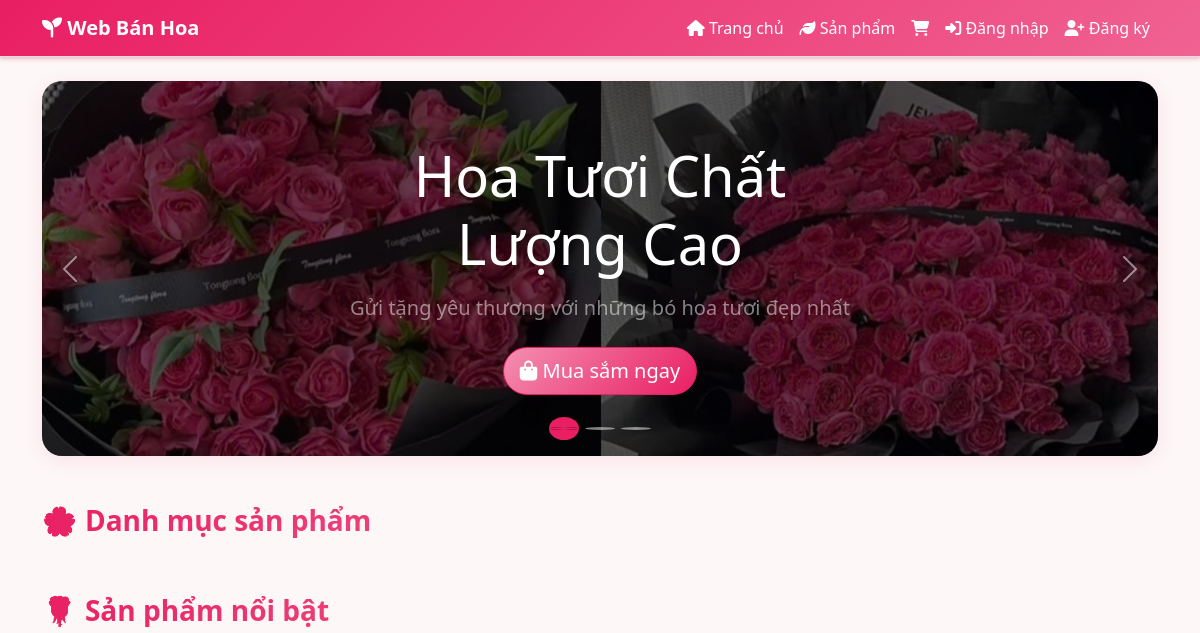
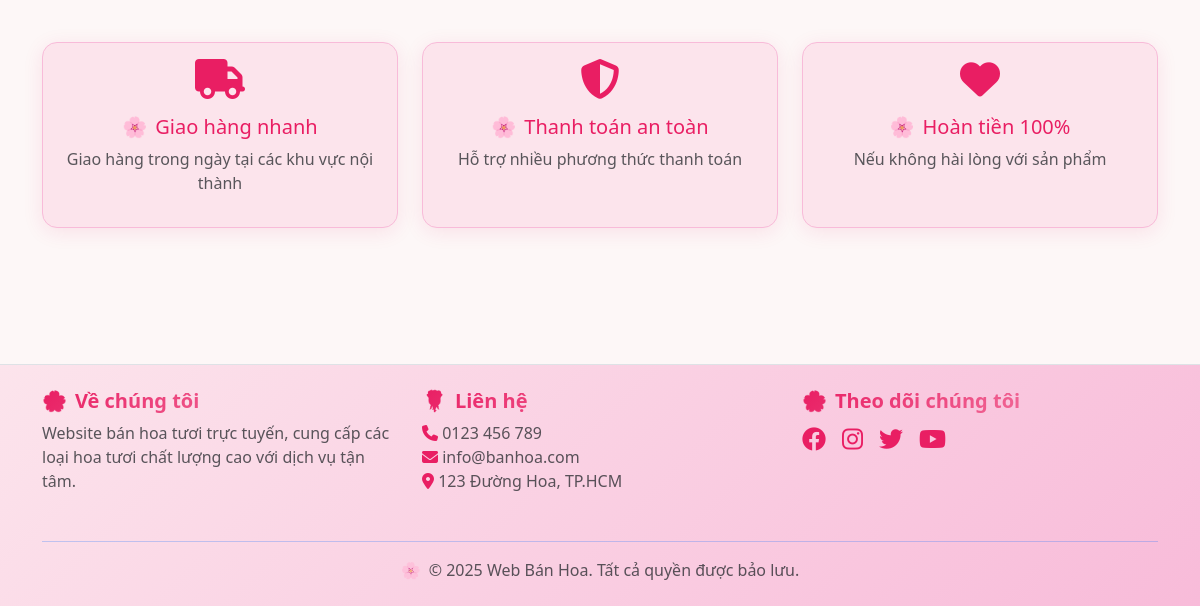
The app's page /, older data (2 pictures, top to bottom).
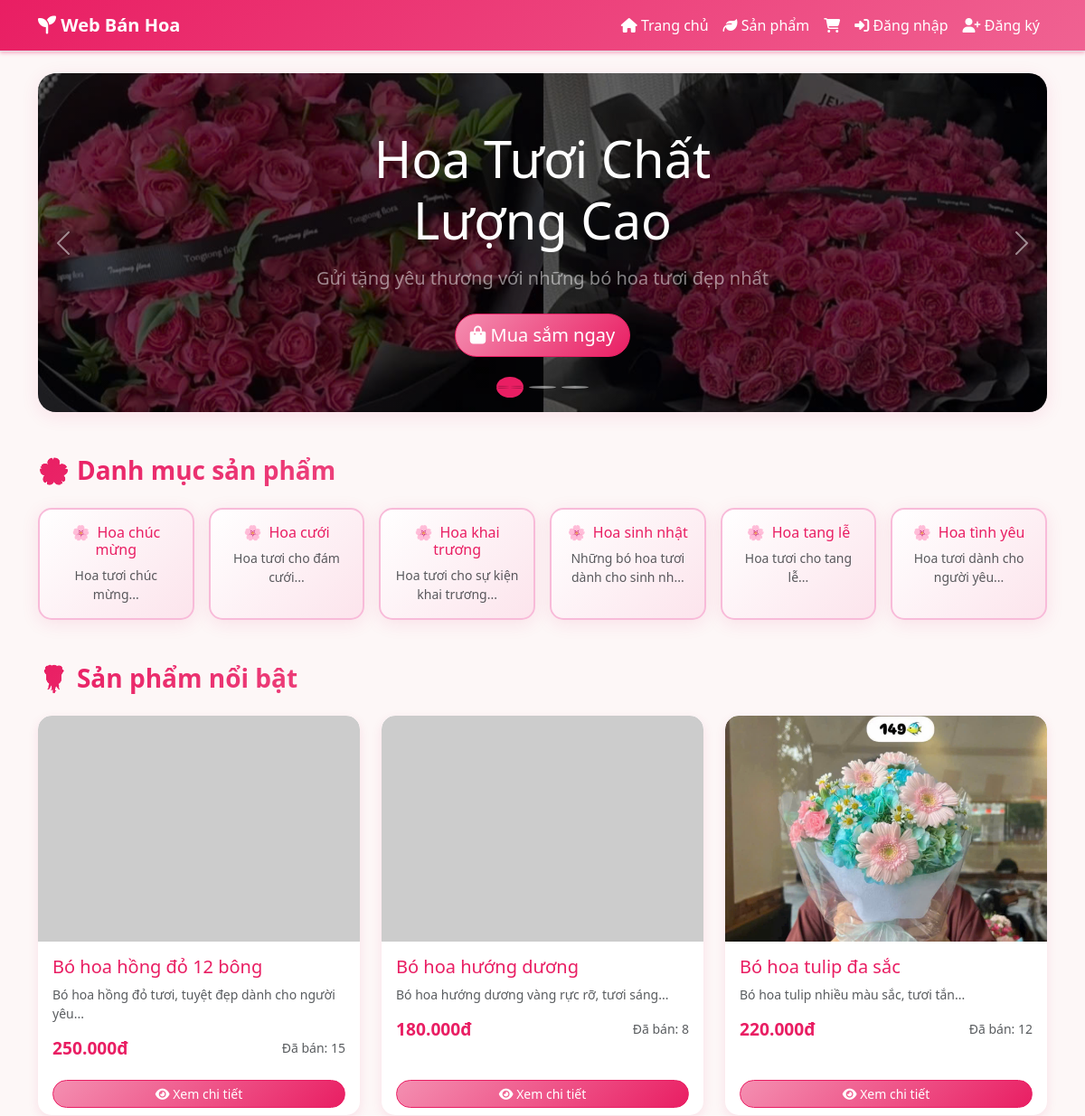
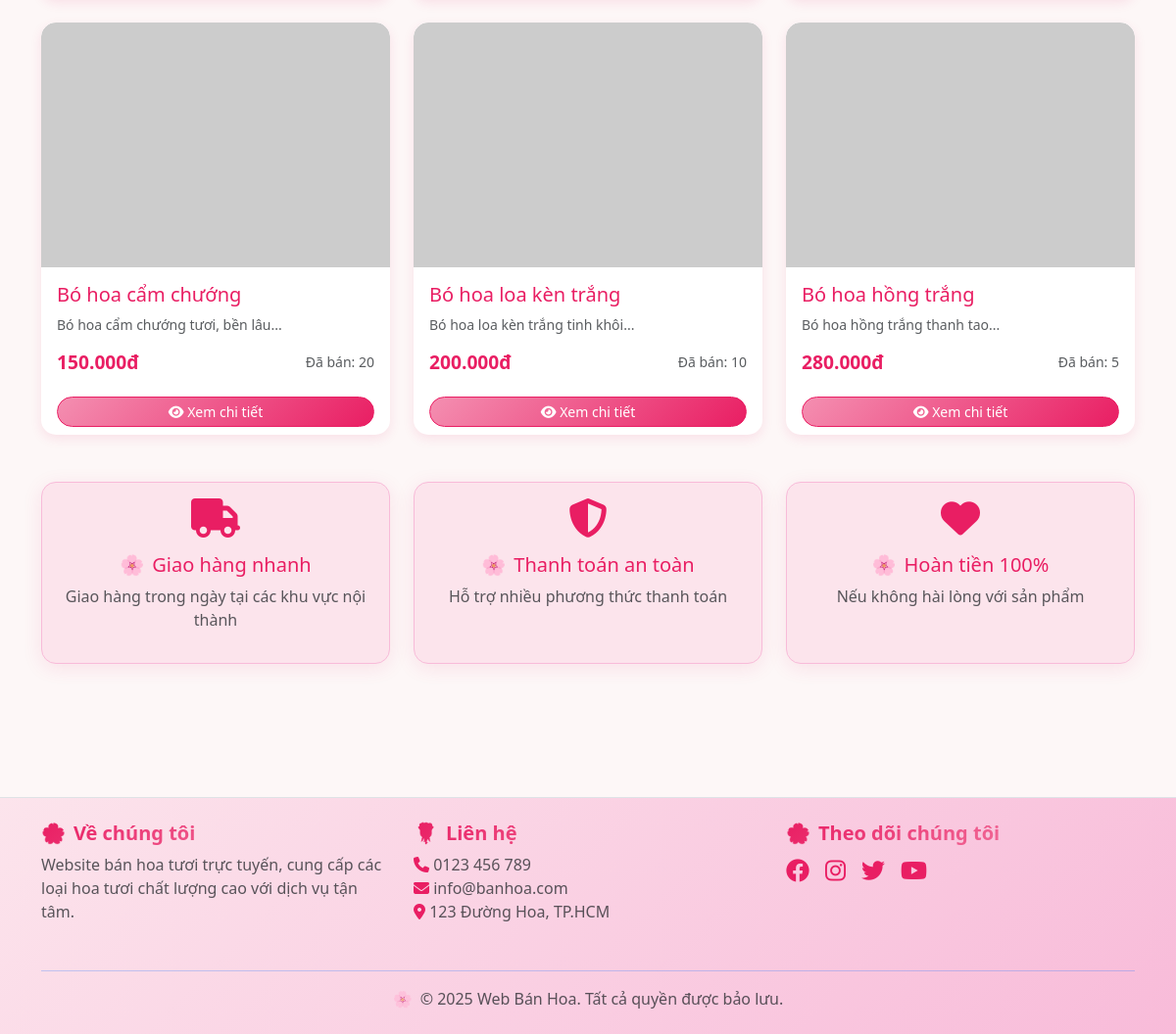
The same page, newer data (2 pictures, top to bottom).
### tables this page shows
CREATE TABLE categories (
    category_id INT AUTO_INCREMENT PRIMARY KEY,
    name VARCHAR(100) NOT NULL,
    description TEXT,
    status ENUM('active', 'inactive') DEFAULT 'active'
);

CREATE TABLE products (
    product_id INT AUTO_INCREMENT PRIMARY KEY,
    name VARCHAR(255) NOT NULL,
    description TEXT,
    price DECIMAL(10, 2) NOT NULL,
    stock INT DEFAULT 0,
     
    image_url VARCHAR(500), 
    category_id INT,
    status ENUM('available', 'out_of_stock', 'discontinued') DEFAULT 'available',
    sold_count INT DEFAULT 0,
    view_count INT DEFAULT 0, 
    created_at TIMESTAMP DEFAULT CURRENT_TIMESTAMP,
    updated_at TIMESTAMP DEFAULT CURRENT_TIMESTAMP ON UPDATE CURRENT_TIMESTAMP,
    FOREIGN KEY (category_id) REFERENCES categories(category_id) ON DELETE SET NULL
);

CREATE TABLE product_images (
    image_id INT AUTO_INCREMENT PRIMARY KEY,
    product_id INT NOT NULL,
    image_url VARCHAR(500) NOT NULL,
    sort_order INT DEFAULT 0,  
    created_at TIMESTAMP DEFAULT CURRENT_TIMESTAMP,
    FOREIGN KEY (product_id) REFERENCES products(product_id) ON DELETE CASCADE
);

### models/Category.php (called while the page is built, shortened)
<?php
class Category {
    private $conn;
    private $table = 'categories';
    public function __construct($db) {
        $this->conn = $db;
    }
    public function getAllCategories() {
        $query = "SELECT * FROM " . $this->table . " WHERE status = 'active' ORDER BY name ASC";
        $result = $this->conn->query($query);
        return $result->fetch_all(MYSQLI_ASSOC);
    }
}
?>

### models/Product.php (called while the page is built, shortened)
<?php
class Product {
    private $conn;
    private $table = 'products';
    public function __construct($db) {
        $this->conn = $db;
    }
    public function getAllProducts($page = 1, $limit = ITEMS_PER_PAGE) {
        $offset = ($page - 1) * $limit;
        $query = "SELECT p.*, c.name as category_name
                  FROM " . $this->table . " p
                  LEFT JOIN categories c ON p.category_id = c.category_id
                  ORDER BY p.created_at DESC
                  LIMIT ? OFFSET ?";
        $stmt = $this->conn->prepare($query);
        $stmt->bind_param("ii", $limit, $offset);
        $stmt->execute();
        return $stmt->get_result()->fetch_all(MYSQLI_ASSOC);
    }
}
?>

### index.php (the view, shortened to what the rows shown need)
<?php
$conn = require ROOT_DIR . '/config/database.php';
require_once ROOT_DIR . '/models/Product.php';
require_once ROOT_DIR . '/models/Category.php';
$product = new Product($conn);
$category = new Category($conn);
$featured_products = $product->getAllProducts(1, 6);
$categories = $category->getAllCategories();
?>
<?php include 'views/layout/header.php'; ?>
<div class="container">
    <div id="heroCarousel" class="carousel slide mb-5 rounded-xl soft-shadow" data-bs-ride="carousel">
        <div class="carousel-inner">
            <div class="carousel-item active">
                <div class="hero-slide" style="background-image: linear-gradient(rgba(0,0,0,0.4), rgba(0,0,0,0.4)), url('./assets/images/slide/z7381766425359_59890343ace576fda6504690a52bad7d.jpg');">
                    <div class="hero-content">
                        <h1 class="display-4 mb-3 text-white">Hoa Tươi Chất Lượng Cao</h1>
                    </div>
                </div>
            </div>
        </div>
    </div>
    <div class="mb-5">
        <div class="row g-3">
            <?php foreach ($categories as $cat): ?>
                <div class="col-md-2 col-sm-4 col-6">
                    <a href="<?php echo APP_URL; ?>/products.php?category=<?php echo $cat['category_id']; ?>"
                       class="card category-card text-decoration-none text-dark h-100 soft-shadow">
                        <div class="card-body text-center p-3">
                            <h6 class="card-title text-primary flower-decoration"><?php echo $cat['name']; ?></h6>
                            <p class="card-text text-muted small"><?php echo substr($cat['description'], 0, 40) . '...'; ?></p>
                        </div>
                    </a>
                </div>
            <?php endforeach; ?>
        </div>
    </div>
    <div class="mb-5">
        <div class="row g-4">
            <?php foreach ($featured_products as $prod): ?>
                <div class="col-md-4">
                    <div class="card product-card h-100 rounded-lg">
                        <?php
                        $product_image = '';
                        if (isset($prod['product_id'])) {
                            $img_query = "SELECT image_url FROM product_images WHERE product_id = ? ORDER BY sort_order ASC LIMIT 1";
                            $img_stmt = $conn->prepare($img_query);
                            $img_stmt->bind_param("i", $prod['product_id']);
                            $img_stmt->execute();
                            $img_result = $img_stmt->get_result();
                            if ($img_result->num_rows > 0) {
                                $img_row = $img_result->fetch_assoc();
                                $product_image = $img_row['image_url'];
                            } elseif (!empty($prod['image_url'])) {
                                $product_image = $prod['image_url'];
                            }
                        }
                        if (!empty($product_image)) {
                            echo "<img src='$product_image' class='card-img-top product-image' alt='{$prod['name']}' style='height: 250px; object-fit: cover;' onerror=\"this.src='https://via.placeholder.com/250x250?text=Product+{$prod['product_id']}'\">";
                        } else {
                            echo "<div class='card-img-top product-image d-flex align-items-center justify-content-center bg-light' style='height: 250px;'>";
                            echo "<span class='text-muted'>Sản phẩm #{$prod['product_id']}</span>";
                            echo "</div>";
                        }
                        ?>
                        <div class="card-body">
                            <h5 class="card-title text-primary"><?php echo $prod['name']; ?></h5>
                            <p class="card-text text-muted small"><?php echo substr($prod['description'], 0, 80) . '...'; ?></p>
                            <div class="d-flex justify-content-between align-items-center">
                                <span class="h5 mb-0 price-text"><?php echo number_format($prod['price'], 0, ',', '.'); ?>đ</span>
                                <small class="text-muted">Đã bán: <?php echo $prod['sold_count']; ?></small>
                            </div>
                        </div>
                        <div class="card-footer bg-transparent border-0">
                            <a href="<?php echo APP_URL; ?>/product-detail.php?id=<?php echo $prod['product_id']; ?>"
                               class="btn btn-primary btn-sm w-100 rounded-pill">
                                <i class="fas fa-eye"></i> Xem chi tiết
                            </a>
                        </div>
                    </div>
                </div>
            <?php endforeach; ?>
        </div>
    </div>
</div>
<?php include 'views/layout/footer.php'; ?>

Row changes from the older to the newer data that the page shows:
added categories: name "Hoa chúc mừng", description "Hoa tươi chúc mừng"
added categories: name "Hoa cưới", description "Hoa tươi cho đám cưới"
added categories: name "Hoa khai trương", description "Hoa tươi cho sự kiện khai trương"
added categories: name "Hoa sinh nhật", description "Những bó hoa tươi dành cho sinh nh"
added categories: name "Hoa tang lễ", description "Hoa tươi cho tang lễ"
added categories: name "Hoa tình yêu", description "Hoa tươi dành cho người yêu"
added products: name "Bó hoa hồng đỏ 12 bông", description "Bó hoa hồng đỏ tươi, tuyệt đẹp dành cho người yêu", price "250.000", sold_count "15"
added products: name "Bó hoa hướng dương", description "Bó hoa hướng dương vàng rực rỡ, tươi sáng", price "180.000", sold_count "8"
added products: product_images.image_url (picture), name "Bó hoa tulip đa sắc", description "Bó hoa tulip nhiều màu sắc, tươi tắn", price "220.000", sold_count "12"
added products: name "Bó hoa cẩm chướng", description "Bó hoa cẩm chướng tươi, bền lâu", price "150.000", sold_count "20"
added products: name "Bó hoa loa kèn trắng", description "Bó hoa loa kèn trắng tinh khôi", price "200.000", sold_count "10"
added products: name "Bó hoa hồng trắng", description "Bó hoa hồng trắng thanh tao", price "280.000", sold_count "5"
